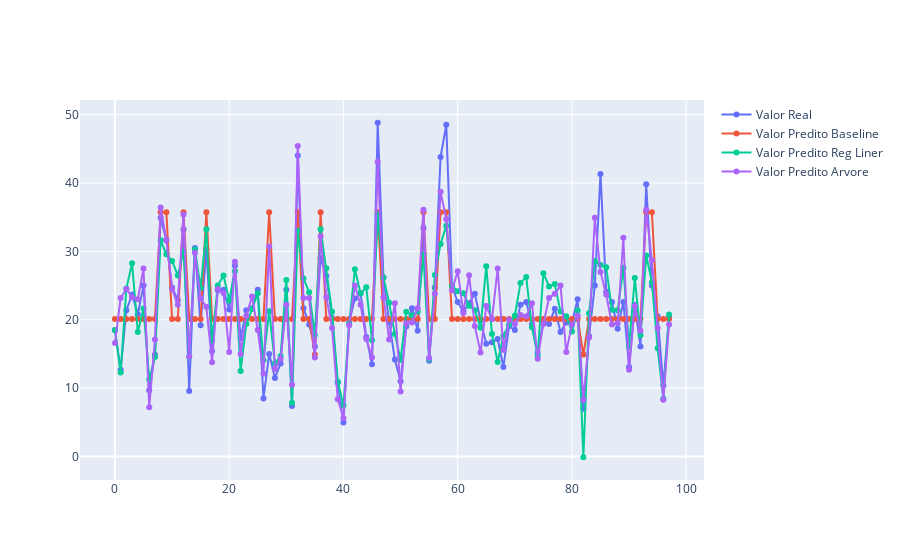

Notebook code cell kept with this figure:
### Code cell
import plotly.graph_objects as go

# cria uma figura
fig = go.Figure()

# Linha com os dados de teste
fig.add_trace(go.Scatter(x=df_results.index,
                         y=df_results.valor_real,
                         mode='lines+markers',
                         name='Valor Real'))

# Linha com os dados de teste
fig.add_trace(go.Scatter(x=df_results.index,
                         y=df_results.valor_predito_baseline,
                         mode='lines+markers',
                         name='Valor Predito Baseline'))


# Linha com os dados de teste
fig.add_trace(go.Scatter(x=df_results.index,
                         y=df_results.valor_predito_reg_linear,
                         mode='lines+markers',
                         name='Valor Predito Reg Liner'))

# Linha com os dados preditos
fig.add_trace(go.Scatter(x=df_results.index,
                         y=df_results.valor_predito_arvore,
                         mode='lines+markers',
                         name='Valor Predito Arvore'))
# Plota a figura
fig.show()
